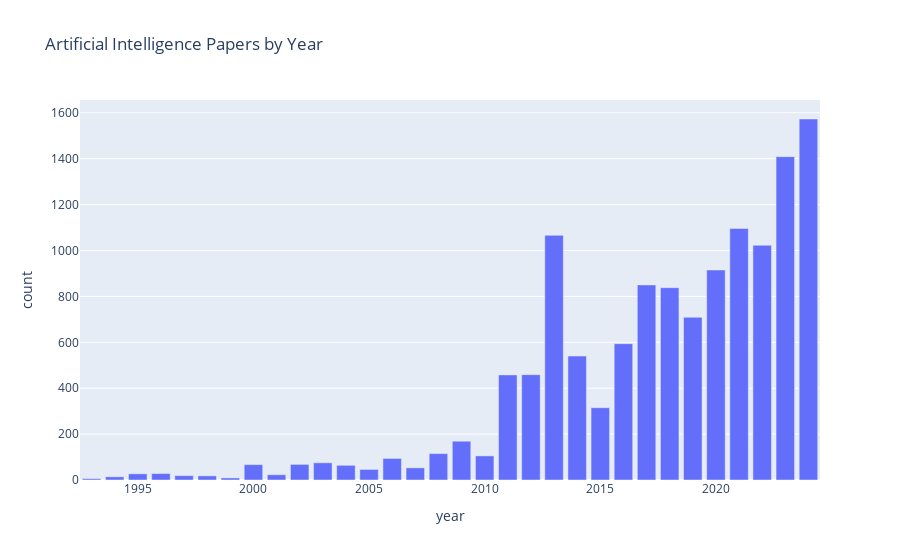

Source (notebook cell):
### Code cell
top = 'Artificial Intelligence'
px.bar(cat_year_num.query("category == @top"), x = 'year', y = 'count', title= top + " Papers by Year", color_discrete_sequence=[color_dict[top]])

### Figure 1 — Plotly figure (JSON) as saved in the notebook; plotly's stock layout.template omitted (floating-point values rounded to 4 significant figures)
{"data": [{"hovertemplate": "year=%{x}<br>count=%{y}<extra></extra>", "legendgroup": "", "marker": {"color": "#636EFA", "pattern": {"shape": ""}}, "name": "", "orientation": "v", "showlegend": false, "textposition": "auto", "type": "bar", "x": [1993, 1994, 1995, 1996, 1997, 1998, 1999, 2000, 2001, 2002, 2003, 2004, 2005, 2006, 2007, 2008, 2009, 2010, 2011, 2012, 2013, 2014, 2015, 2016, 2017, 2018, 2019, 2020, 2021, 2022, 2023, 2024], "xaxis": "x", "y": [6, 14, 27, 28, 19, 18, 9, 67, 23, 68, 75, 64, 46, 94, 53, 115, 169, 105, 458, 459, 1066, 540, 315, 594, 850, 838, 709, 915, 1096, 1023, 1409, 1573], "yaxis": "y"}], "layout": {"barmode": "relative", "legend": {"tracegroupgap": 0}, "title": {"text": "Artificial Intelligence Papers by Year"}, "xaxis": {"anchor": "y", "domain": [0, 1], "title": {"text": "year"}}, "yaxis": {"anchor": "x", "domain": [0, 1], "title": {"text": "count"}}}}
